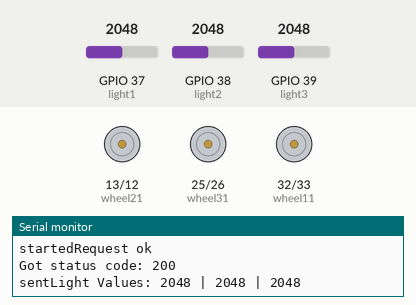
A program run on a simulated ESP32. On the bench: motor-driver pin pairs drawn as motors (green arrow = first pin HIGH = forward, orange = second pin HIGH = backward, longer = more drive), the last lines printed to the serial monitor. The test bench sets the inputs (shaded band); at power-on: GPIO 37 (light1) = 2048, GPIO 38 (light2) = 2048, GPIO 39 (light3) = 2048. WiFi joins after 1.5 s; servers stay silent unless stated; uploads are accepted with an empty reply; EEPROM starts erased.

Above: at 4.7 s.
4.8 s: GPIO 37 (light1) set to 2302
6.3 s: GPIO 37 (light1) set to 2348
At 7.02 s:
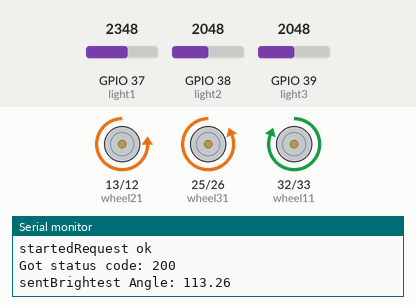
9.3 s: GPIO 38 (light2) set to 2866
12.3 s: GPIO 39 (light3) set to 2296
15.3 s: GPIO 39 (light3) set to 2419
At 15.33 s:
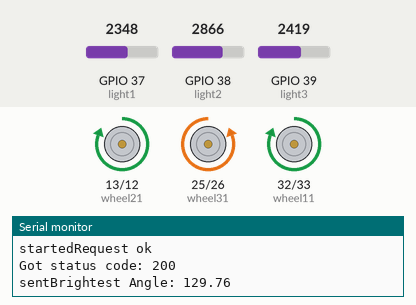
18.3 s: GPIO 38 (light2) set to 2047
Timing chart, 0 to 22.3 s (numbered marks = the images above; inputs shaded):
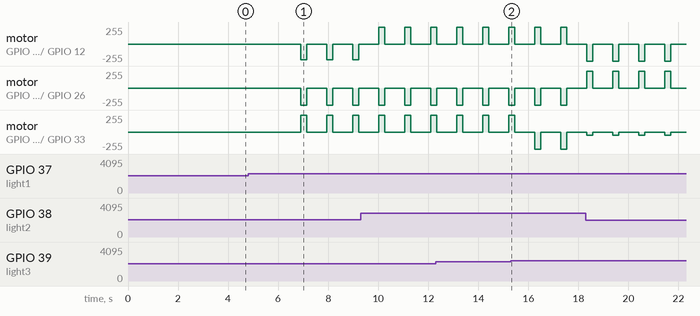

The program:

main.cpp
```cpp
#include <Arduino.h>
#include <HttpClient.h>
#include <Adafruit_BusIO_Register.h>
#include <WiFi.h>
#include <inttypes.h>
#include <stdio.h>
#include "esp_system.h"
#include "freertos/FreeRTOS.h"
#include "freertos/task.h"
#include "nvs.h"
#include "nvs_flash.h"

#include <Adafruit_Sensor.h>
#include <Adafruit_AHTX0.h>

char ssid[50];
char pass[50];
const int kNetworkTimeout = 30 * 1000;
const int kNetworkDelay = 1000;

const int NUM_SENSORS = 3;
const int light1 = 37;
const int light2 = 38;
const int light3 = 39;
const float PHOTORESISTOR_ANGLES[] = {PI / 3, PI, 5 * PI / 3};

const int wheel11 = 32; // Wheel 1 forward
const int wheel12 = 33; // Wheel 1 backward
const int wheel21 = 13; // Wheel 2 forward
const int wheel22 = 12; // Wheel 2 backward
const int wheel31 = 25; // Wheel 3 forward
const int wheel32 = 26; // Wheel 3 backward

const int pwmChannel11 = 0;
const int pwmChannel12 = 1;
const int pwmChannel21 = 2;
const int pwmChannel22 = 3;
const int pwmChannel31 = 4;
const int pwmChannel32 = 5;

unsigned long previousMillis = 0;
const long interval = 1000;

const float WHEEL_ANGLE_OFFSET[] = {0, 2 * PI / 3, 4 * PI / 3};

bool moveRobot = false;

float findBrightestLightAngle() {
  int lightValues[NUM_SENSORS] = {
    analogRead(light1),
    analogRead(light2),
    analogRead(light3)
  };

  const int lightThreshold = 300;
  int maxIndex1 = -1, maxIndex2 = -1;
  int maxValue = -1, minValue = INT_MAX;

  for (int i = 0; i < NUM_SENSORS; i++) {
    int value = lightValues[i];
    if (value > 3000) {
      continue;
    }
    if (value > maxValue) {
      maxValue = value;
    }
    if (value < minValue) {
      minValue = value;
    }

    if (maxIndex1 == -1 || value > lightValues[maxIndex1]) {
      maxIndex2 = maxIndex1;
      maxIndex1 = i;
    } else if (maxIndex2 == -1 || value > lightValues[maxIndex2]) {
      maxIndex2 = i;
    }
  }

  if (maxValue - minValue < lightThreshold) {
    return -1;
  }

  if (maxIndex2 == -1) {
    float angle = PHOTORESISTOR_ANGLES[maxIndex1];
  }

  float weight1 = (float)lightValues[maxIndex1];
  float weight2 = (float)lightValues[maxIndex2];

  float angle1 = PHOTORESISTOR_ANGLES[maxIndex1];
  float angle2 = PHOTORESISTOR_ANGLES[maxIndex2];

  float x1 = weight1 * cos(angle1);
  float y1 = weight1 * sin(angle1);
  float x2 = weight2 * cos(angle2);
  float y2 = weight2 * sin(angle2);

  float avgX = x1 + x2;
  float avgY = y1 + y2;
  float brightestAngle = atan2(avgY, avgX);

  return brightestAngle < 0 ? brightestAngle + 2 * PI : brightestAngle;
}

void vectorToWheelSpeeds(float vx, float vy, float* wheelSpeeds) {
  for (int i = 0; i < 3; i++) {
    float angle = WHEEL_ANGLE_OFFSET[i];
    wheelSpeeds[i] = -sin(angle) * vx + cos(angle) * vy;
  }
}

void setWheelSpeed(int pinForward, int pinBackward, float speed, int forwardChannel, int backwardChannel) {
  speed = constrain(speed, -1.0, 1.0);
  int pwmValue = abs(speed * 2000);

  if (speed > 0) {
    ledcWrite(forwardChannel, pwmValue);
    ledcWrite(backwardChannel, 0);
  } else if (speed < 0) {
    ledcWrite(backwardChannel, pwmValue);
    ledcWrite(forwardChannel, 0);
  } else {
    ledcWrite(forwardChannel, 0);
    ledcWrite(backwardChannel, 0);
  }
}

void stopWheels() {
  setWheelSpeed(wheel11, wheel12, 0, pwmChannel11, pwmChannel12);
  setWheelSpeed(wheel21, wheel22, 0, pwmChannel21, pwmChannel22);
  setWheelSpeed(wheel31, wheel32, 0, pwmChannel31, pwmChannel32);
}

void moveRobotTowardsAngle(float angle) {
  float vx = cos(angle);
  float vy = sin(angle);

  float wheelSpeeds[3];
  vectorToWheelSpeeds(vx, vy, wheelSpeeds);

  setWheelSpeed(wheel11, wheel12, wheelSpeeds[0], pwmChannel11, pwmChannel12);
  setWheelSpeed(wheel21, wheel22, wheelSpeeds[1], pwmChannel21, pwmChannel22);
  setWheelSpeed(wheel31, wheel32, wheelSpeeds[2], pwmChannel31, pwmChannel32);
}


void nvs_access() {
    esp_err_t err = nvs_flash_init();
    if (err == ESP_ERR_NVS_NO_FREE_PAGES || err == ESP_ERR_NVS_NEW_VERSION_FOUND) {
        ESP_ERROR_CHECK(nvs_flash_erase());
        err = nvs_flash_init();
    }
    ESP_ERROR_CHECK(err);

    Serial.printf("\n");
    Serial.printf("Opening Non-Volatile Storage (NVS) handle... ");
    nvs_handle_t my_handle;
    err = nvs_open("storage", NVS_READWRITE, &my_handle);
    if (err != ESP_OK) {
        Serial.printf("Error (%s) opening NVS handle!\n", esp_err_to_name(err));
    } else {
        Serial.printf("Done\n");
        Serial.printf("Retrieving SSID/PASSWD\n");
        size_t ssid_len;
        size_t pass_len;
        err = nvs_get_str(my_handle, "ssid", ssid, &ssid_len);
        err |= nvs_get_str(my_handle, "pass", pass, &pass_len);
        switch (err) {
            case ESP_OK:
                Serial.printf("Done\n");
                Serial.printf("SSID = %s\n", ssid);
                Serial.printf("PASSWD = %s\n", pass);
                break;
            case ESP_ERR_NVS_NOT_FOUND:
                Serial.printf("The value is not initialized yet!\n");
                break;
            default:
                Serial.printf("Error (%s) reading!\n", esp_err_to_name(err));
        }
    }
    nvs_close(my_handle);
}

void setup() {
  Serial.begin(9600);
  delay(1000);

  nvs_access();

  delay(1000);
  Serial.println();
  Serial.println();
  Serial.print("Connecting to ");
  Serial.println(ssid);

  WiFi.begin(ssid, pass);

  while (WiFi.status() != WL_CONNECTED) {
      delay(500);
      Serial.print(".");
  }
  Serial.println("");
  Serial.println("WiFi connected");
  Serial.println("IP address: ");
  Serial.println(WiFi.localIP());
  Serial.println("MAC address: ");
  Serial.println(WiFi.macAddress());

  Serial.println("Light-Tracking Robot Ready!");

  // Set up PWM for wheels
  ledcSetup(pwmChannel11, 5000, 8);
  ledcSetup(pwmChannel12, 5000, 8);
  ledcSetup(pwmChannel21, 5000, 8);
  ledcSetup(pwmChannel22, 5000, 8);
  ledcSetup(pwmChannel31, 5000, 8);
  ledcSetup(pwmChannel32, 5000, 8);

  ledcAttachPin(wheel11, pwmChannel11);
  ledcAttachPin(wheel12, pwmChannel12);
  ledcAttachPin(wheel21, pwmChannel21);
  ledcAttachPin(wheel22, pwmChannel22);
  ledcAttachPin(wheel31, pwmChannel31);
  ledcAttachPin(wheel32, pwmChannel32);
}

// Loop Function
void loop() {
  int err = 0;
  WiFiClient c;
  HttpClient http(c);

  int lightValues[NUM_SENSORS] = {
     analogRead(light1),
     analogRead(light2),
     analogRead(light3)
  };

  // Construct query string with light sensor values
  String values = "/?light1=" + String(lightValues[0]) +
                  "&light2=" + String(lightValues[1]) +
                 "&light3=" + String(lightValues[2]);
  const char* query = values.c_str();
  err = http.get("54.193.149.150", 5000, query, NULL);
    if (err == 0) {
        Serial.println("startedRequest ok");
        err = http.responseStatusCode();
        if (err >= 0) {
            Serial.print("Got status code: ");
            Serial.println(err);
            err = http.skipResponseHeaders();
            if (err >= 0) {
                int bodyLen = http.contentLength();
                Serial.print("sent");
            } else {
                Serial.print("Failed to skip response headers: ");
                Serial.println(err);
            }
        } else {
            Serial.print("Getting response failed: ");
            Serial.println(err);
        }
    } else {
        Serial.print("Connect failed: ");
        Serial.println(err);
    }
    http.stop();
  unsigned long currentMillis = millis();

  if (currentMillis - previousMillis >= interval) {
    previousMillis = currentMillis;

    float brightestAngle = findBrightestLightAngle();

    if (brightestAngle == -1) {
      Serial.println("Light levels are too uniform. Robot will not move.");
      stopWheels();
      return;
    }

    Serial.print("Brightest Angle: ");
    Serial.println(brightestAngle * 180 / PI);

    moveRobotTowardsAngle(brightestAngle);
    delay(250);
    stopWheels();
  }

  Serial.print("Light Values: ");
  for (int i = 0; i < NUM_SENSORS; i++) {
    Serial.print(lightValues[i]);
    if (i < NUM_SENSORS - 1) Serial.print(" | ");
  }
  Serial.println();
  delay(50);
}
```

Measured:
- the behaviour switches between 2347 and 2348 on GPIO 37 (light1) (found by bisection; images 0 and 1)
- the behaviour switches between 2348 and 2349 on GPIO 39 (light3) (found by bisection; images 1 and 2)
- after the input at 6.3 s, motor on GPIO 13 (wheel21) / GPIO 12 (wheel22): alternates backward 233/255 for 0.25 s and stopped for 0.79 s, starting after 0.60 s; motor on GPIO 25 (wheel31) / GPIO 26 (wheel32): alternates backward 255/255 for 0.25 s and stopped for 0.79 s, starting after 0.60 s
